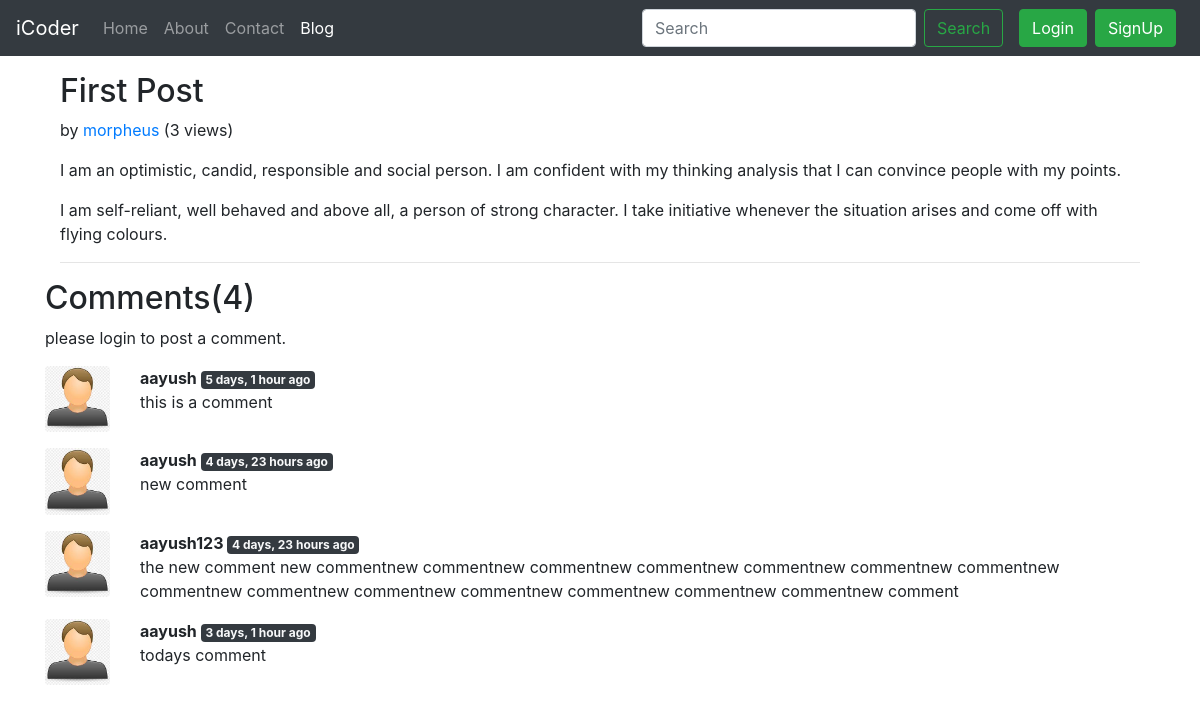
Page /blog/firstpost on the committed database.
### blog/models.py (models this page shows, shortened)
class Post(models.Model):
    sno=models.AutoField(primary_key=True)
    title=models.CharField(max_length=255)
    author=models.CharField(max_length=14)
    slug=models.CharField(max_length=130,default='')
    views = models.IntegerField(default=0)
    timestamp=models.DateTimeField(blank=True)
    content=models.TextField()

class BlogComment(models.Model):
    sno = models.AutoField(primary_key =True)
    comment = models.TextField()
    user = models.ForeignKey(User, on_delete=models.CASCADE)
    post =models.ForeignKey(Post, on_delete=models.CASCADE)
    parent = models.ForeignKey("self", on_delete=models.CASCADE, null = True)
    timestamp = models.DateTimeField(default = now)

### blog/views.py (the view)
# urls.py: path('<str:slug>',views.blogPost, name='blogPost'),
def blogPost(request, slug):
    post=Post.objects.filter(slug=slug).first()
    post.views = post.views + 1
    post.save()
    comments = BlogComment.objects.filter(post=post)
    context={"post":post,"comments":comments,'user': request.user}
    return render(request, "blog/blogPost.html", context)

### templates/blog/blogPost.html
{% extends 'base.html' %} {% block title %} BlogHome {% endblock title %}
{%block blogactive %} active {% endblock blogactive %} {% block body %}
{% load humanize %}
<div class="container my-3">
  <div class="container my-3">
    <div class="blog-post">
      <h2 class="blog-post-title">{{post.title}}</h2>
      <p class="blog-post-meta">
        {{post.timeStamp}} by <a href="#">{{post.author}}</a>
        <span>({{post.views}} views)</span>
      </p>
      <p>{{post.content|safe}}</p>
      <hr />
    </div>
  </div>
</div>
<div class="container">
  <h2>Comments({{comments.count}})</h2>
  <div class="my-2">
    {% if user.is_authenticated %}
    <form action="/blog/postComment" method="post">
      {% csrf_token %}
      <div class="form-group">
        <label for="exampleInputEmail1">Post Comment </label>
        <input
          type="text"
          class="form-control"
          name="comment"
          placeholder="Enter comment here"
        />
      </div>
      <input type="hidden" name="postSno" value="{{post.sno}}" />
      <input type="hidden" name="parentSno" value="" />
      <button type="submit" class="btn btn-primary">Submit</button>
    </form>
    {% else %}
    <p>please login to post a comment.</p>
    {% endif %}
  </div>
  {% for comment in comments %}
  <div class="row my-3">
    <div class="col-md-1">
      <img src="/static/user.jpg"  alt="user"  class="rounded mx-auto d-block w-100" />
    </div>
    <div class="col-md-11">
      <b>{{comment.user.username}} </b><span class="badge bg-dark text-light">{{comment.timestamp | naturaltime}}</span>
      <div class="">{{comment.comment}}</div>
    </div>
  </div>
  {% endfor %}
</div>
{% endblock %}

### templates/base.html (shortened to what this page needs)
<!DOCTYPE html>
<html lang="en">
  <head>
    <link rel="stylesheet" href="https://stackpath.bootstrapcdn.com/bootstrap/4.5.2/css/bootstrap.min.css">
  </head>
  <body>
    <nav class="navbar navbar-expand-lg navbar-dark bg-dark">
        <a class="navbar-brand" href="/">iCoder</a>
        <div class="collapse navbar-collapse" id="navbarSupportedContent">
          <ul class="navbar-nav mr-auto">
            <li class="nav-item {% block homeactive %}  {% endblock homeactive %}">
              <a class="nav-link" href="/">Home <span class="sr-only">(current)</span></a>
            </li>
            <li class="nav-item {% block aboutactive %}  {% endblock aboutactive %}" >
              <a class="nav-link" href="/about">About</a>
            </li>
            <li class="nav-item {% block contactactive %}  {% endblock contactactive %} ">
              <a class="nav-link" href="/contact">Contact</a>
            </li>
            <li class="nav-item {% block blogactive %}  {% endblock blogactive %} ">
              <a class="nav-link" href="/blog">Blog</a>
            </li>
          </ul>
          <form method="get" action="/search"class="form-inline my-2 my-lg-0 mx-3">
            <input class="form-control mr-sm-2" type="search" placeholder="Search" aria-label="Search" name="query" id="query">
            <button class="btn btn-outline-success my-2 my-sm-0 " type="submit">Search</button>
          </form>
          {% if user.is_authenticated %}
          <ul class="navbar-nav mr-2">
            <li class="nav-item dropdown">
            <a class="nav-link dropdown-toggle" href='#' id="navbarDropdown" role="button" data-toggle="dropdown"> Welcome {{request.user}}</a>
            <div class="dropdown-menu" aria-labelledby="navbarDropdown">
              <a class="dropdown-item" href="/logout">Logout</a>
            </div>
            </li>
          </ul>
          {% else %}
          <button type="button" class="btn btn-success mr-2" data-toggle="modal" data-target="#loginModal">Login</button>
          <button type="button" class="btn btn-success mr-2" data-toggle="modal" data-target="#signupModal">SignUp</button>
          {% endif %}
        </div>
      </nav>
              {% block body %}  {% endblock body %}
  </body>
</html>

### rows in the picture
Post: title "First Post", author "morpheus", views "3", content "I am an optimistic, candid, responsible and social person. I am confident with my thinking analysis that I can convince people with my points. I am self-reliant, well behaved and above all, a person of strong character. I take initiative whenever the situation arises and come off with flying colours."
BlogComment: user.username "aayush", timestamp "5 days, 1 hour ago", comment "this is a comment"
BlogComment: user.username "aayush", timestamp "4 days, 23 hours ago", comment "new comment"
BlogComment: user.username "aayush123", timestamp "4 days, 23 hours ago", comment "the new comment new commentnew commentnew commentnew commentnew commentnew commentnew commentnew commentnew commentnew commentnew commentnew commentnew commentnew commentnew comment"
BlogComment: user.username "aayush", timestamp "3 days, 1 hour ago", comment "todays comment"

### other values in the picture
{{ comments.count }} "4"
